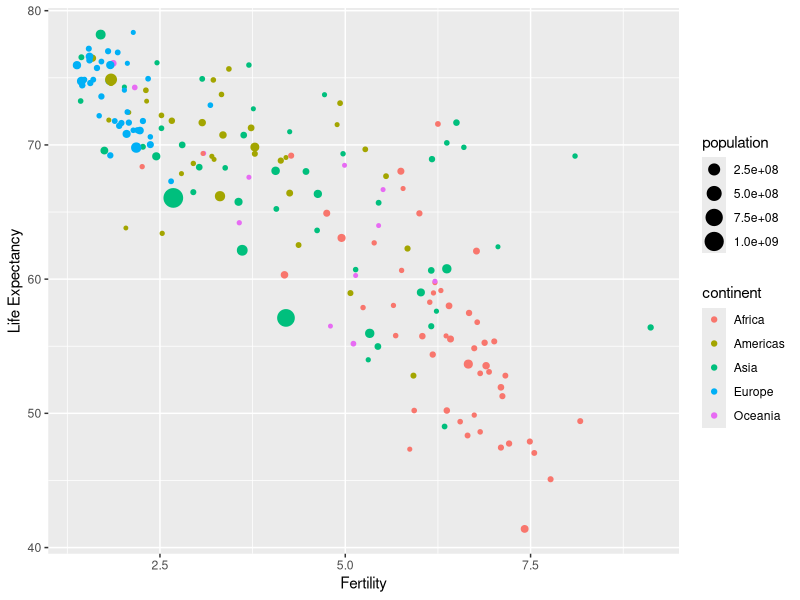
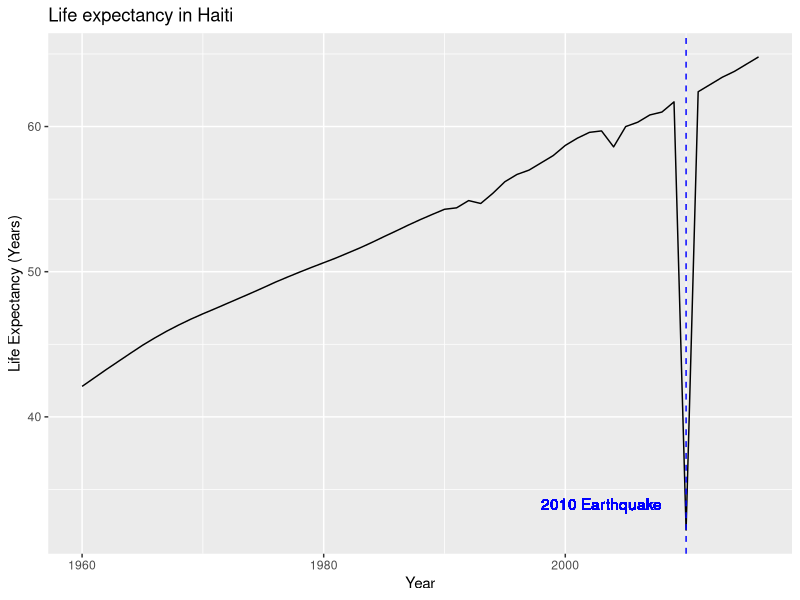
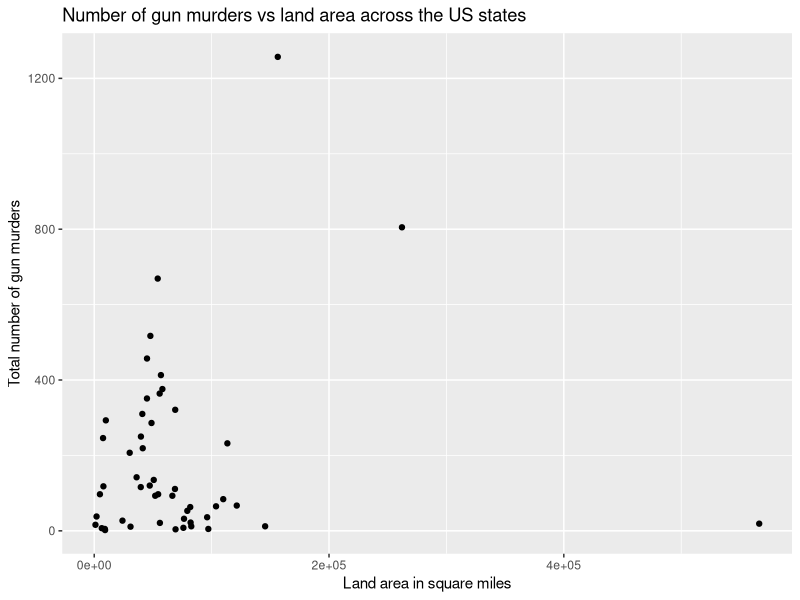

Reproduce these figures in R, in order.
## ---- chunk 1
library(dslabs)
library(dplyr)
data(gapminder)

gap_2015 <- gapminder %>%
  filter(year == 2015) %>%
  group_by(region) %>%
  summarise(avg_fertility = mean(fertility)) %>%
  arrange(desc(avg_fertility))

gap_2015
## ---- chunk 2
library(dslabs)
library(dplyr)
data(gapminder)
## ---- chunk 3
gapminder_2000 <- gapminder %>%
  filter(year == 2000) %>%
  mutate(high_life_exp = ifelse(life_expectancy > 70, 1, 0))

# Sum the number of countries with life expectancy above 70
sum(gapminder_2000$high_life_exp)

# Percentage calculation
dim(gapminder_2000) # Show the number of countries in the dataset to get denominator

100/185 # 54%

# Another way to do the calculation
sum(gapminder_2000$high_life_exp) / length(gapminder_2000$high_life_exp)
## ---- chunk 4
library(dslabs)
library(dplyr)
library(ggplot2)
data(gapminder)
## ---- chunk 5
gapminder %>% filter(year == 1986) %>%
  ggplot() +
  geom_point(aes(x = fertility, 
                 y = life_expectancy,
                 color = continent,
                 size = population)) +
  xlab("Fertility") +
  ylab("Life Expectancy")
## ---- chunk 6
library(dslabs)
library(dplyr)
data("us_contagious_diseases")

head(us_contagious_diseases)

## ---- chunk 7
data <- us_contagious_diseases %>%
  filter(disease == "Measles",
         !state %in% c("Alaska", "Hawaii")) %>%
  mutate(rate = ((count/weeks_reporting)*52) / (population/100000))

head(data)
str(data)
glimpse(data)
## ---- chunk 8
# Another way to do it

data <- us_contagious_diseases %>%
  filter(disease == "Measles",
         state != "Alaska",
         state != "Hawaii") %>%
  mutate(rate = ((count/weeks_reporting)*52) / (population/100000))

head(data)
str(data)
glimpse(data)
## ---- chunk 9
library(dslabs)
library(dplyr)
data("gapminder")

gapminder %>% filter(country == "Haiti") %>%
  ggplot(aes(year, life_expectancy)) +
  geom_line() +
  geom_vline(xintercept = 2010, lty = 2, color = "blue") +
  geom_text(aes(x = 2003, y = 34, label = "2010 Earthquake"), color = "blue") +
  xlab("Year") +
  ylab("Life Expectancy (Years)") +
  ggtitle("Life expectancy in Haiti")
## ---- chunk 10
# Load necessary libraries
library(dplyr)
library(dslabs)
library(ggplot2)
library(tidyr)

# Load the state.x77 dataset and convert to a data frame
data("state")
state_data <- as.data.frame(state.x77)

# Add the state names to the state.x77 dataset
state_data$state <- rownames(state_data)

head(state_data)

# Load the murders dataset from the dslabs package
data("murders")

# Use the left_join function to join the datasets by the state column
merged_data <- left_join(murders, state_data, by = "state")

# Plot area on x-axis and total number of murders on y-axis
merged_data %>% ggplot(aes(x = Area, y = total)) +
  geom_point() +
  labs(x = "Land area in square miles",
       y = "Total number of gun murders",
       title = "Number of gun murders vs land area across the US states")

# Bonus challenge
# Are there any NAs in the merged data set?
sum(is.na(merged_data)) # Yes, there are 8 NAs in the dataset

# Locate the row with NAs
merged_data[!complete.cases(merged_data),]
